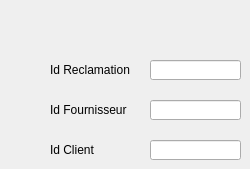
     <widget class="QWidget" name="RechercheR">
      <property name="styleSheet">
       <string notr="true"/>
      </property>
      <attribute name="title">
       <string>Recherche</string>
      </attribute>
      <widget class="QLineEdit" name="Idc_find">
       <property name="geometry">
        <rect>
         <x>150</x>
         <y>140</y>
         <width>91</width>
         <height>20</height>
        </rect>
       </property>
       <property name="placeholderText">
        <string/>
       </property>
      </widget>
      <widget class="QLineEdit" name="Idf2_find">
       <property name="geometry">
        <rect>
         <x>150</x>
         <y>100</y>
         <width>91</width>
         <height>20</height>
        </rect>
       </property>
       <property name="placeholderText">
        <string/>
       </property>
      </widget>
      <widget class="QLineEdit" name="Idr_find">
       <property name="geometry">
        <rect>
         <x>150</x>
         <y>60</y>
         <width>91</width>
         <height>20</height>
        </rect>
       </property>
       <property name="placeholderText">
        <string/>
       </property>
      </widget>
      <widget class="QLabel" name="label_25">
       <property name="geometry">
        <rect>
         <x>50</x>
         <y>100</y>
         <width>91</width>
         <height>20</height>
        </rect>
       </property>
       <property name="text">
        <string>Id Fournisseur</string>
       </property>
      </widget>
      <widget class="QLabel" name="label_26">
       <property name="geometry">
        <rect>
         <x>50</x>
         <y>140</y>
         <width>71</width>
         <height>20</height>
        </rect>
       </property>
       <property name="text">
        <string>Id Client</string>
       </property>
      </widget>
      <widget class="QLabel" name="label_29">
       <property name="geometry">
        <rect>
         <x>50</x>
         <y>60</y>
         <width>81</width>
         <height>20</height>
        </rect>
       </property>
       <property name="text">
        <string>Id Reclamation</string>
       </property>
      </widget>
     </widget>
